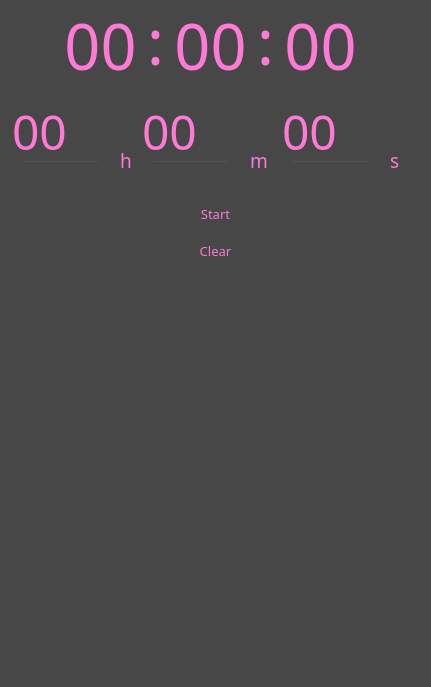
<?xml version="1.0" encoding="UTF-8"?>
<ui version="4.0">
 <class>Form</class>
 <widget class="QWidget" name="Form">
  <property name="geometry">
   <rect>
    <x>0</x>
    <y>0</y>
    <width>431</width>
    <height>687</height>
   </rect>
  </property>
  <property name="windowTitle">
   <string>Form</string>
  </property>
  <property name="styleSheet">
   <string notr="true">color: rgb(255, 121, 215);
selection-color: rgb(255, 255, 255);
background-color: rgb(71, 71, 71);
border:0px  solid rgb(255, 121, 215, 10);

</string>
  </property>
  <widget class="QLabel" name="label_3">
   <property name="geometry">
    <rect>
     <x>140</x>
     <y>140</y>
     <width>101</width>
     <height>31</height>
    </rect>
   </property>
   <property name="font">
    <font>
     <family>Segoe UI Light</family>
     <pointsize>13</pointsize>
    </font>
   </property>
   <property name="text">
    <string>__________</string>
   </property>
   <property name="alignment">
    <set>Qt::AlignHCenter|Qt::AlignTop</set>
   </property>
  </widget>
  <widget class="QPushButton" name="t_stimer">
   <property name="geometry">
    <rect>
     <x>110</x>
     <y>200</y>
     <width>211</width>
     <height>28</height>
    </rect>
   </property>
   <property name="font">
    <font>
     <family>Segoe UI Light</family>
     <pointsize>10</pointsize>
    </font>
   </property>
   <property name="text">
    <string>Start</string>
   </property>
  </widget>
  <widget class="QLineEdit" name="t_min">
   <property name="geometry">
    <rect>
     <x>140</x>
     <y>100</y>
     <width>101</width>
     <height>61</height>
    </rect>
   </property>
   <property name="font">
    <font>
     <family>Segoe UI Light</family>
     <pointsize>36</pointsize>
    </font>
   </property>
   <property name="text">
    <string>00</string>
   </property>
  </widget>
  <widget class="QLabel" name="label_8">
   <property name="geometry">
    <rect>
     <x>10</x>
     <y>140</y>
     <width>101</width>
     <height>31</height>
    </rect>
   </property>
   <property name="font">
    <font>
     <family>Segoe UI Light</family>
     <pointsize>13</pointsize>
    </font>
   </property>
   <property name="text">
    <string>__________</string>
   </property>
   <property name="alignment">
    <set>Qt::AlignHCenter|Qt::AlignTop</set>
   </property>
  </widget>
  <widget class="QLineEdit" name="t_hou">
   <property name="geometry">
    <rect>
     <x>10</x>
     <y>100</y>
     <width>101</width>
     <height>61</height>
    </rect>
   </property>
   <property name="font">
    <font>
     <family>Segoe UI Light</family>
     <pointsize>36</pointsize>
    </font>
   </property>
   <property name="text">
    <string>00</string>
   </property>
  </widget>
  <widget class="QLabel" name="label_2">
   <property name="geometry">
    <rect>
     <x>120</x>
     <y>140</y>
     <width>31</width>
     <height>41</height>
    </rect>
   </property>
   <property name="font">
    <font>
     <family>Segoe UI Light</family>
     <pointsize>14</pointsize>
    </font>
   </property>
   <property name="text">
    <string>h</string>
   </property>
  </widget>
  <widget class="QLabel" name="label_4">
   <property name="geometry">
    <rect>
     <x>250</x>
     <y>140</y>
     <width>31</width>
     <height>41</height>
    </rect>
   </property>
   <property name="font">
    <font>
     <family>Segoe UI Light</family>
     <pointsize>14</pointsize>
    </font>
   </property>
   <property name="text">
    <string>m</string>
   </property>
  </widget>
  <widget class="QLabel" name="label_5">
   <property name="geometry">
    <rect>
     <x>280</x>
     <y>140</y>
     <width>101</width>
     <height>31</height>
    </rect>
   </property>
   <property name="font">
    <font>
     <family>Segoe UI Light</family>
     <pointsize>13</pointsize>
    </font>
   </property>
   <property name="text">
    <string>__________</string>
   </property>
   <property name="alignment">
    <set>Qt::AlignHCenter|Qt::AlignTop</set>
   </property>
  </widget>
  <widget class="QLabel" name="label_6">
   <property name="geometry">
    <rect>
     <x>390</x>
     <y>140</y>
     <width>31</width>
     <height>41</height>
    </rect>
   </property>
   <property name="font">
    <font>
     <family>Segoe UI Light</family>
     <pointsize>14</pointsize>
    </font>
   </property>
   <property name="text">
    <string>s</string>
   </property>
  </widget>
  <widget class="QLineEdit" name="t_sex">
   <property name="geometry">
    <rect>
     <x>280</x>
     <y>100</y>
     <width>101</width>
     <height>61</height>
    </rect>
   </property>
   <property name="font">
    <font>
     <family>Segoe UI Light</family>
     <pointsize>36</pointsize>
    </font>
   </property>
   <property name="text">
    <string>00</string>
   </property>
  </widget>
  <widget class="QLabel" name="t_hours">
   <property name="geometry">
    <rect>
     <x>60</x>
     <y>10</y>
     <width>81</width>
     <height>71</height>
    </rect>
   </property>
   <property name="font">
    <font>
     <family>Segoe UI Light</family>
     <pointsize>47</pointsize>
    </font>
   </property>
   <property name="text">
    <string>00</string>
   </property>
   <property name="alignment">
    <set>Qt::AlignCenter</set>
   </property>
  </widget>
  <widget class="QLabel" name="t_minutes">
   <property name="geometry">
    <rect>
     <x>170</x>
     <y>10</y>
     <width>81</width>
     <height>71</height>
    </rect>
   </property>
   <property name="font">
    <font>
     <family>Segoe UI Light</family>
     <pointsize>47</pointsize>
    </font>
   </property>
   <property name="text">
    <string>00</string>
   </property>
   <property name="alignment">
    <set>Qt::AlignCenter</set>
   </property>
  </widget>
  <widget class="QLabel" name="t_seconds">
   <property name="geometry">
    <rect>
     <x>280</x>
     <y>10</y>
     <width>81</width>
     <height>71</height>
    </rect>
   </property>
   <property name="font">
    <font>
     <family>Segoe UI Light</family>
     <pointsize>47</pointsize>
    </font>
   </property>
   <property name="text">
    <string>00</string>
   </property>
   <property name="alignment">
    <set>Qt::AlignCenter</set>
   </property>
  </widget>
  <widget class="QLabel" name="t_time_5">
   <property name="geometry">
    <rect>
     <x>140</x>
     <y>-10</y>
     <width>31</width>
     <height>101</height>
    </rect>
   </property>
   <property name="font">
    <font>
     <family>Segoe UI Light</family>
     <pointsize>47</pointsize>
    </font>
   </property>
   <property name="text">
    <string>:</string>
   </property>
   <property name="alignment">
    <set>Qt::AlignCenter</set>
   </property>
  </widget>
  <widget class="QLabel" name="t_time_6">
   <property name="geometry">
    <rect>
     <x>250</x>
     <y>-10</y>
     <width>31</width>
     <height>101</height>
    </rect>
   </property>
   <property name="font">
    <font>
     <family>Segoe UI Light</family>
     <pointsize>47</pointsize>
    </font>
   </property>
   <property name="text">
    <string>:</string>
   </property>
   <property name="alignment">
    <set>Qt::AlignCenter</set>
   </property>
  </widget>
  <widget class="QPushButton" name="t_clear">
   <property name="geometry">
    <rect>
     <x>110</x>
     <y>240</y>
     <width>211</width>
     <height>21</height>
    </rect>
   </property>
   <property name="font">
    <font>
     <family>Segoe UI Light</family>
     <pointsize>10</pointsize>
    </font>
   </property>
   <property name="text">
    <string>Clear</string>
   </property>
  </widget>
  <zorder>t_time_5</zorder>
  <zorder>label_2</zorder>
  <zorder>label_3</zorder>
  <zorder>t_stimer</zorder>
  <zorder>t_min</zorder>
  <zorder>label_8</zorder>
  <zorder>t_hou</zorder>
  <zorder>label_4</zorder>
  <zorder>label_5</zorder>
  <zorder>label_6</zorder>
  <zorder>t_sex</zorder>
  <zorder>t_hours</zorder>
  <zorder>t_minutes</zorder>
  <zorder>t_seconds</zorder>
  <zorder>t_time_6</zorder>
  <zorder>t_clear</zorder>
 </widget>
 <resources/>
 <connections/>
</ui>
